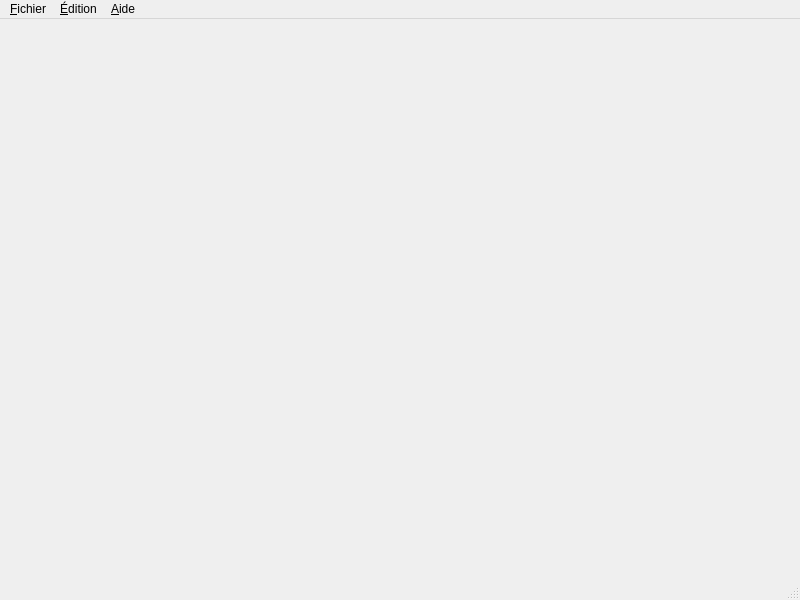
<?xml version="1.0" encoding="UTF-8"?>
<ui version="4.0">
 <class>MainWindow</class>
 <widget class="QMainWindow" name="MainWindow">
  <property name="geometry">
   <rect>
    <x>0</x>
    <y>0</y>
    <width>800</width>
    <height>600</height>
   </rect>
  </property>
  <property name="windowTitle">
   <string>MainWindow</string>
  </property>
  <widget class="QWidget" name="centralwidget"/>
  <widget class="QMenuBar" name="menubar">
   <property name="geometry">
    <rect>
     <x>0</x>
     <y>0</y>
     <width>800</width>
     <height>23</height>
    </rect>
   </property>
   <widget class="QMenu" name="menu_Fichier">
    <property name="title">
     <string>&amp;Fichier</string>
    </property>
    <widget class="QMenu" name="menu_Exporter">
     <property name="title">
      <string>&amp;Exporter</string>
     </property>
     <addaction name="action_Un_produit"/>
     <addaction name="action_Plusieurs_produit_CSV"/>
     <addaction name="actionE_xport_au_format_json"/>
    </widget>
    <widget class="QMenu" name="menu_Importer">
     <property name="title">
      <string>&amp;Importer</string>
     </property>
     <addaction name="action_Un_produit_2"/>
     <addaction name="action_Plusieurs_produits"/>
    </widget>
    <addaction name="separator"/>
    <addaction name="menu_Exporter"/>
    <addaction name="menu_Importer"/>
    <addaction name="separator"/>
    <addaction name="action_Quitter_ALT_F4"/>
   </widget>
   <widget class="QMenu" name="menu_dition">
    <property name="title">
     <string>&amp;Édition</string>
    </property>
    <addaction name="actionCr_er_un_graph"/>
    <addaction name="separator"/>
    <addaction name="action_Mettre_tout_jour"/>
    <addaction name="action_Rechercher_un_produit"/>
    <addaction name="action_Supprimer_un_produit"/>
   </widget>
   <widget class="QMenu" name="menu_Aide">
    <property name="title">
     <string>&amp;Aide</string>
    </property>
    <addaction name="actionA_propos"/>
    <addaction name="action_Licence"/>
    <addaction name="actionA_Ide"/>
   </widget>
   <addaction name="menu_Fichier"/>
   <addaction name="menu_dition"/>
   <addaction name="menu_Aide"/>
  </widget>
  <widget class="QStatusBar" name="statusbar"/>
  <action name="action_Un_produit">
   <property name="text">
    <string>&amp;Un produit</string>
   </property>
  </action>
  <action name="action_Plusieurs_produit_CSV">
   <property name="text">
    <string>&amp;Plusieurs produit (CSV)</string>
   </property>
  </action>
  <action name="actionE_xport_au_format_json">
   <property name="text">
    <string>E&amp;xport au format json</string>
   </property>
  </action>
  <action name="action_Un_produit_2">
   <property name="text">
    <string>&amp;Un produit</string>
   </property>
  </action>
  <action name="action_Plusieurs_produits">
   <property name="text">
    <string>&amp;Plusieurs produits</string>
   </property>
  </action>
  <action name="action_Quitter_ALT_F4">
   <property name="text">
    <string>&amp;Quitter ALT+F4</string>
   </property>
  </action>
  <action name="action_Supprimer_un_produit">
   <property name="text">
    <string>&amp;Supprimer un produit</string>
   </property>
  </action>
  <action name="action_Mettre_tout_jour">
   <property name="text">
    <string>&amp;Mettre tout à jour</string>
   </property>
  </action>
  <action name="action_Rechercher_un_produit">
   <property name="text">
    <string>&amp;Rechercher un produit</string>
   </property>
  </action>
  <action name="actionCr_er_un_graph">
   <property name="text">
    <string>Créer un graph</string>
   </property>
  </action>
  <action name="actionA_propos">
   <property name="text">
    <string>&amp;A propos</string>
   </property>
  </action>
  <action name="action_Licence">
   <property name="text">
    <string>&amp;Licence</string>
   </property>
  </action>
  <action name="actionA_Ide">
   <property name="text">
    <string>A&amp;ide</string>
   </property>
  </action>
 </widget>
 <resources/>
 <connections/>
</ui>
